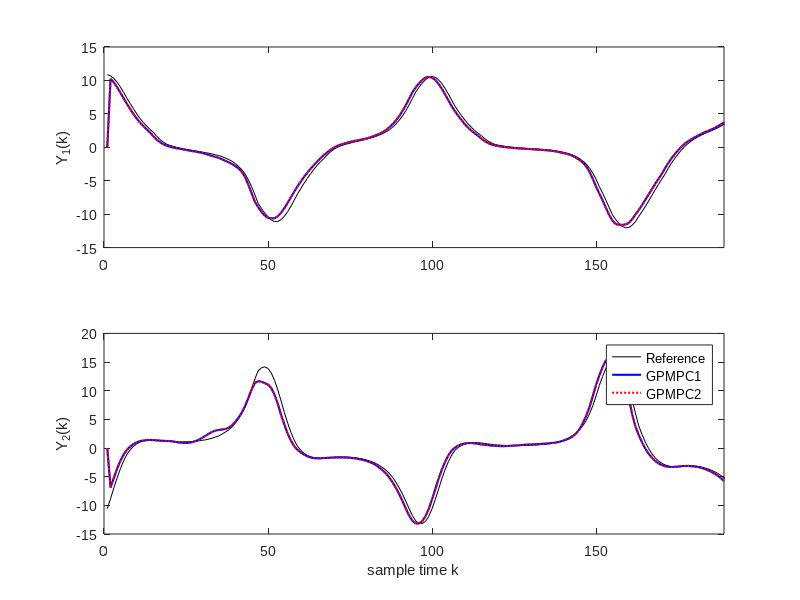
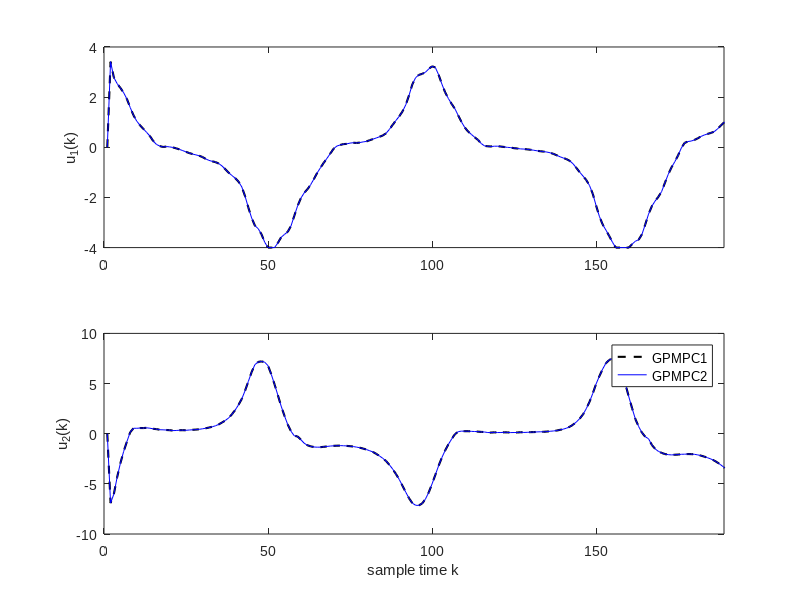
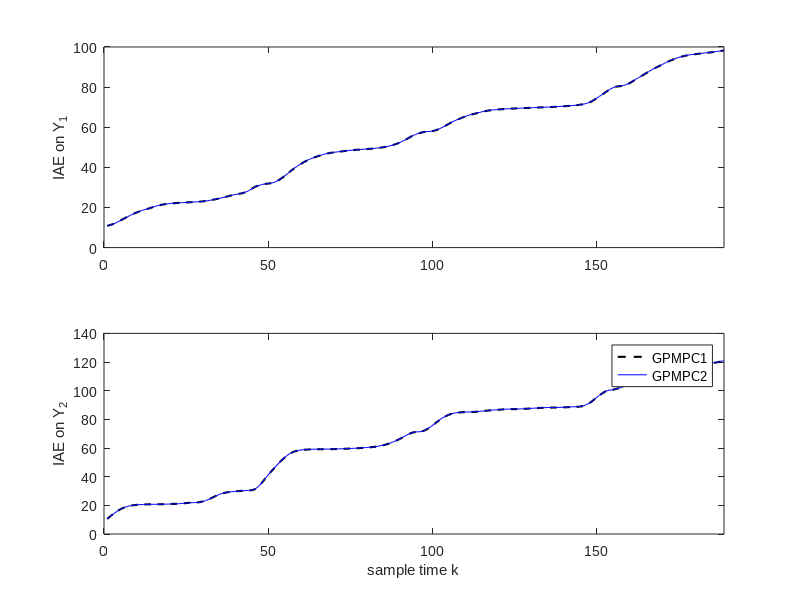
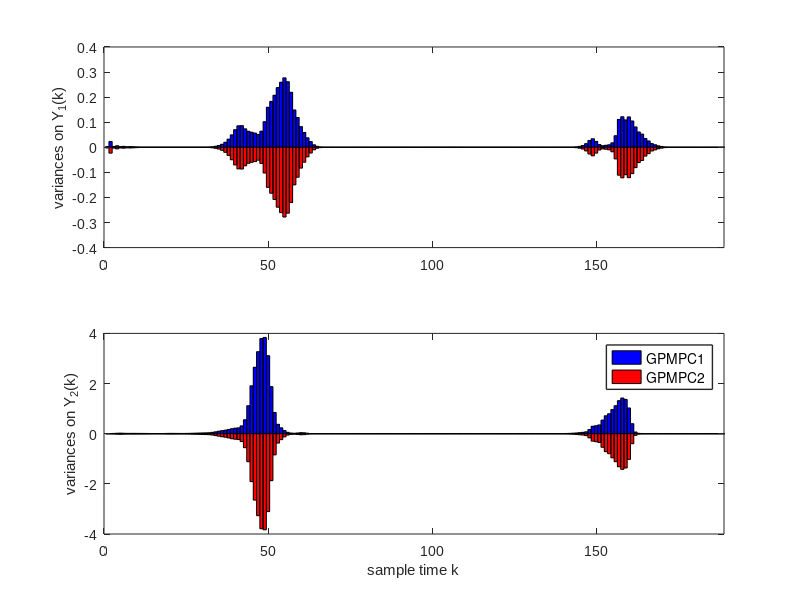

MATLAB code to generate these figures, in order:
function nltvsims4Journalpaper
clear;clc;close all;
set(0, 'DefaultAxesFontName', 'Arial');  
set(0, 'DefaultTextFontName', 'Arial');  

pathtype = 'lorenz';     % duffing  lorenz  step
T=1:189;
switch pathtype
    case 'duffing';
        temp = load('nmpc_nltv_duffing.mat'); obj1 = temp.obj;
        temp = load('pmpc_duffing_sqp.mat'); obj2 = wrapObj(temp);
        temp = load('pmpc_duffing_lgpmpc.mat'); obj3 = wrapObj(temp);
    case 'lorenz';
        temp = load('nmpc_nltv_lorenz.mat'); obj1 = temp.obj;
        temp = load('pmpc_lorenz_sqp_H1.mat'); obj2 = wrapObj(temp);
        temp = load('pmpc_lorenz_sqp_H10.mat'); obj2= wrapObj(temp);
        temp = load('pmpc_lorenz_lgpmpc_H1.mat'); obj3 = wrapObj(temp);
        temp = load('pmpc_lorenz_lgpmpc_H10.mat'); obj3 = wrapObj(temp);
    case 'step';
        obj1.path =  TracjectorGenerator(1:200,4);
        temp = load('pmpc_step_sqp_H3.mat'); obj2 = wrapObj(temp);
        temp = load('pmpc_step_lgpmpc_H3.mat'); obj3 = wrapObj(temp);
end

linewith = 1.5;
xlb = {'Y_1(k)', 'Y_2(k)'};
figure(1);
for i=1:2
    subplot(2,1,i);
    plot(obj1.path(:,i),'k-'); hold on;
%     plot(obj1.x(:,2*(i-1)+1), 'g-', 'linewidth', linewith);  hold on;
    plot(obj2.gppred(:,2*(i-1)+1), 'b-', 'linewidth', linewith); hold on;
    plot(obj3.gppred(:,2*(i-1)+1), 'r:', 'linewidth', linewith); hold on;
%     plot(sqpobj3.gppred(:,2*(i-1)+1), '-', 'linewidth', linewith, 'Color', [0 0 0]/255); 
    xlim([0 max(T)]);
    ylabel(xlb{i});
end
xlabel('sample time k');
legend('Reference','GPMPC1', 'GPMPC2');

figure(2);
xlb={'u_1(k)', 'u_2(k)'};
for i=1:2
    subplot(2,1,i);
    plot(obj2.u(i,:), 'k--', 'linewidth', linewith); hold on;
    plot(obj3.u(i,:)', 'b-');  hold on;
%     plot(obj1.u(i,:)', 'r--', 'linewidth', linewith); 
    xlim([0 max(T)]);
    ylabel(xlb{i});
end
xlabel('sample time k');
legend('GPMPC1', 'GPMPC2');

iae1 = abs(obj2.gppred(:,[1 3])-obj1.path(1:189,:));
iae2 = abs(obj3.gppred(:,[1 3])-obj1.path(1:189,:));
figure(3);
subplot(2,1,1);
plot(cumsum(iae1(:,1)), 'k--', 'linewidth', linewith); hold on;
plot(cumsum(iae2(:,1)), 'b-'); 
xlim([0 max(T)]);
ylabel('IAE on Y_1');
subplot(2,1,2);
plot(cumsum(iae1(:,2)), 'k--', 'linewidth', linewith); hold on;
plot(cumsum(iae2(:,2)), 'b-'); 
xlim([0 max(T)]);
ylabel('IAE on Y_2');
xlabel('sample time k');
legend('GPMPC1', 'GPMPC2');

% figure(4);
% subplot(2,1,1);
% plot(obj2.fval, 'k-'); hold on;
% plot(obj3.fval, 'b-.');
% subplot(2,1,2);
% plot(obj3.fval-obj2.fval, 'r--');
% myzoom;
% figure(2);
% for i=1:2
%     subplot(2,1,i);
%     plot(obj1.path(:,i),':', 'linewidth', linewith,'Color', [255 0 0]/255); hold on;
% %     plot(obj1.x(:,2*(i-1)+1), 'b-.', 'linewidth', linewith);  hold on;
%     plot(lgpobj1.gppred(:,2*(i-1)+1), 'b-', 'linewidth', linewith); hold on;
%     plot(lgpobj2.gppred(:,2*(i-1)+1), '-', 'linewidth', linewith, 'Color', [0 0 0]/255); hold on;
%     xlim([0 max(T)]);
%     ylabel(xlb{i});
% end
% xlabel('sample time k');
% legend('Reference','H1', 'H10');

figure(4);
xlb = {'variances on Y_1(k)', 'variances on Y_2(k)'};
for i=1:2
    subplot(2,1,i);
    j=2*(i-1)+1;
    b1 =bar(T, reshape(obj2.Smat(j,j,T), 1, max(T)), 'hist');  hold on;
    set(b1, 'FaceColor', [0 0 255]/255, 'EdgeColor', [0 0 0]/255);
    b2 =bar(T, -reshape(obj3.Smat(j,j,T), 1, max(T)), 'hist'); hold on;
    set(b2, 'FaceColor', [255 0 0]/255, 'EdgeColor', [0 0 0]/255);
    xlim([0 max(T)]);
    ylabel(xlb{i});
end
set(gcf, 'Renderer', 'painters');  % fix the shades problem of bar variances
xlabel('sample time k');
l1 = legend('GPMPC1', 'GPMPC2', 'Location', 'best');
set(l1,'FontName','Helvetica', 'FontSize', 10, 'LineWidth', 1);
% % myzoom;
% figure(4);
% for i=1:2
%     subplot(2,1,i);
%     plot(lgpobj1.u(i,:)', 'k-', 'linewidth', linewith);  hold on;
%     plot(lgpobj2.u(i,:)', 'b-.', 'linewidth', linewith); 
%     xlim([0 max(T)]);
%     ylabel(xlb{i});
% end
% xlabel('sample time k');
% legend('H1', 'H10');
% % myzoom;

% err1 = obj1.path(T, :)-obj1.x(T,[1,3]);
% err1 = sum(err1.^2)/length(T)
% 
% err2 = obj1.path(T, :)-obj2.gppred(T,[1,3]);
% err2 = sum(err2.^2)/length(T)
% 
% err3 = obj1.path(T, :)-obj3.gppred(T,[1,3]);
% err3 = sum(err3.^2)/length(T)
end

function obj = wrapObj(temp)
        obj.refpred = temp.refpred;
        obj.gppred = temp.gppred;
        obj.u = temp.input;
        obj.fval = temp.fval;
        obj.Smat = temp.Smat;
end

% % save eps with 'Arial' Font
% %----------------------------------------------------------
% printeps(1,strcat('pmpc_', pathtype, '_output')); 
% printeps(2,strcat('pmpc_', pathtype, '_predVar')); 
% printeps(3,strcat('pmpc_', pathtype, '_u1u2')); 




